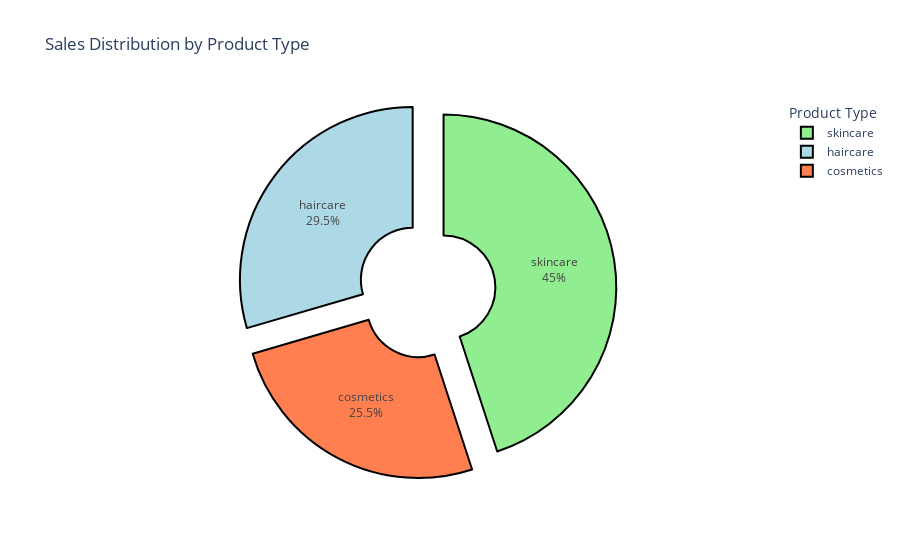
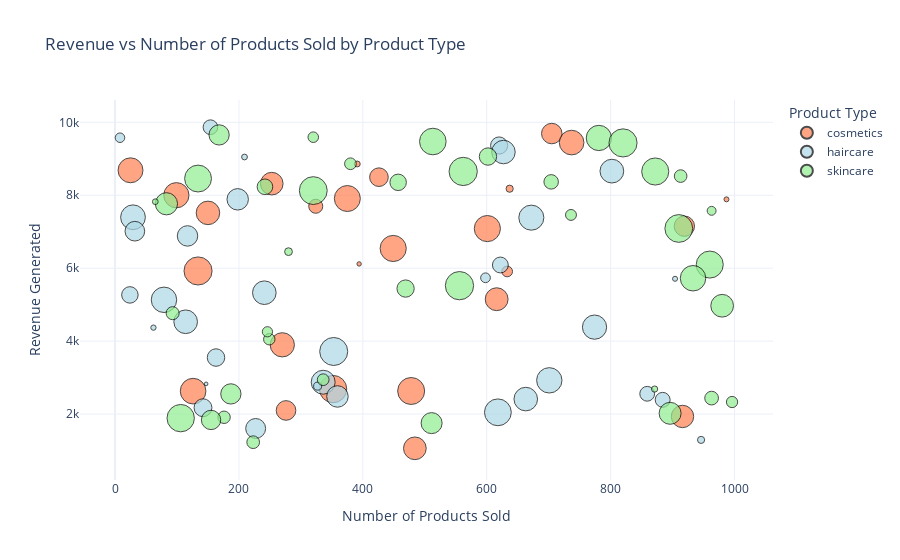
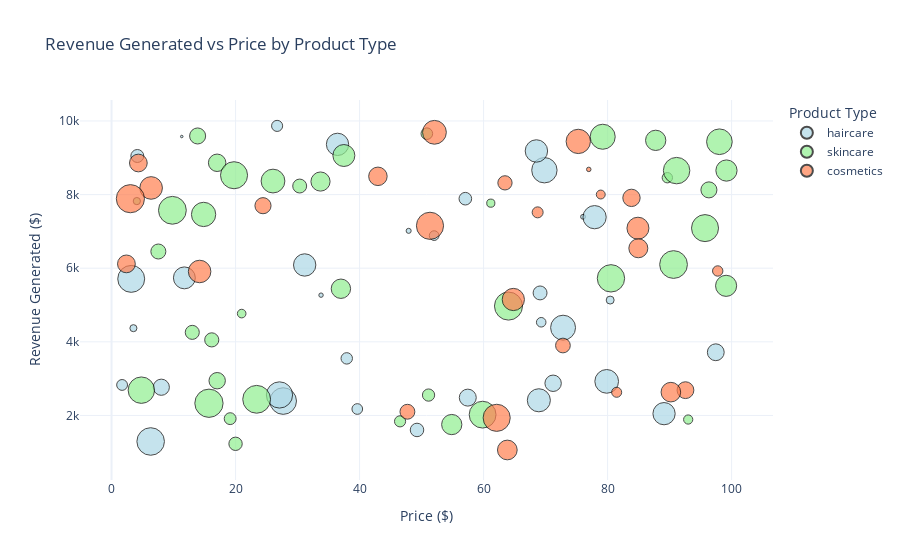

The notebook cell these images were saved under, in order:
### Markdown cell above
# Product Performance Analysis

### Code cell
# --- Product Performance Analysis ---
print("\n=== Product Performance Analysis ===")
product_summary = df.groupby(['Product_type', 'SKU']).agg({
    'Revenue_generated': 'sum',
    'Number_of_products_sold': 'sum',
    'Price': 'mean'
}).reset_index()
display(product_summary.head())  # Display the first few rows of the summary for verification

# Define consistent colors for Product_type
color_map = {
    'haircare': '#ADD8E6',   # Light Blue
    'skincare': '#90EE90',   # Light Green
    'cosmetics': '#FF7F50'   # Dark Orange
}

# Pie Chart: Sales by Product Type (Number of Products Sold)
sales_by_product_type = df.groupby('Product_type')['Number_of_products_sold'].sum().reset_index()
fig_sales_pie = px.pie(sales_by_product_type, 
                       values='Number_of_products_sold', 
                       names='Product_type', 
                       title='Sales Distribution by Product Type',
                       color='Product_type',  # Use Product_type for color mapping
                       color_discrete_map=color_map,  # Apply custom colors
                       hole=0.3)  # Donut style for visual appeal
fig_sales_pie.update_traces(textinfo='percent+label', 
                            pull=[0.1] * len(sales_by_product_type),  # Pull all slices slightly
                            marker=dict(line=dict(color='#000000', width=2)))  # Black borders
fig_sales_pie.update_layout(showlegend=True, 
                            legend_title_text='Product Type')
fig_sales_pie.show()

# Interactive Scatter Plot: Revenue vs Products Sold
fig_rev_prod = px.scatter(product_summary, x='Number_of_products_sold', y='Revenue_generated', 
                  color='Product_type', size='Price', hover_data=['SKU'],
                  title='Revenue vs Number of Products Sold by Product Type',
                  labels={'Number_of_products_sold': 'Number of Products Sold', 'Revenue_generated': 'Revenue Generated'},
                  color_discrete_map=color_map)  # Apply custom colors
fig_rev_prod.update_traces(marker=dict(line=dict(color='#000000', width=1)))  # Add borders
fig_rev_prod.update_layout(showlegend=True, 
                   legend_title_text='Product Type',
                   hovermode='closest')
fig_rev_prod.show()

# Visualization: Revenue Generated vs Price by Product Type
fig_revenue_price = px.scatter(df, x='Price', y='Revenue_generated', 
                               color='Product_type', size='Number_of_products_sold', hover_data=['SKU'],
                               title='Revenue Generated vs Price by Product Type',
                               labels={'Price': 'Price ($)', 'Revenue_generated': 'Revenue Generated ($)'},
                               color_discrete_map=color_map)  # Apply custom colors
fig_revenue_price.update_traces(marker=dict(line=dict(color='#000000', width=1)))
fig_revenue_price.update_layout(showlegend=True, 
                                legend_title_text='Product Type',
                                hovermode='closest')
fig_revenue_price.show()

### Figure 1 — Plotly figure (JSON) as saved in the notebook; plotly's stock layout.template omitted (floating-point values rounded to 4 significant figures)
{"data": [{"customdata": [["cosmetics"], ["haircare"], ["skincare"]], "domain": {"x": [0, 1], "y": [0, 1]}, "hole": 0.3, "hovertemplate": "Product_type=%{customdata[0]}<br>Number_of_products_sold=%{value}<extra></extra>", "labels": ["cosmetics", "haircare", "skincare"], "legendgroup": "", "marker": {"colors": ["#FF7F50", "#ADD8E6", "#90EE90"], "line": {"color": "#000000", "width": 2}}, "name": "", "pull": [0.1, 0.1, 0.1], "showlegend": true, "textinfo": "percent+label", "type": "pie", "values": [11757, 13611, 20731]}], "layout": {"legend": {"title": {"text": "Product Type"}, "tracegroupgap": 0}, "showlegend": true, "title": {"text": "Sales Distribution by Product Type"}}}

### Figure 2 — Plotly figure (JSON) as saved in the notebook; plotly's stock layout.template omitted (floating-point values rounded to 4 significant figures)
{"data": [{"customdata": [["SKU17"], ["SKU21"], ["SKU23"], ["SKU27"], ["SKU28"], ["SKU29"], ["SKU33"], ["SKU35"], ["SKU38"], ["SKU44"], ["SKU49"], ["SKU50"], ["SKU59"], ["SKU62"], ["SKU7"], ["SKU71"], ["SKU72"], ["SKU73"], ["SKU8"], ["SKU85"], ["SKU88"], ["SKU89"], ["SKU91"], ["SKU92"], ["SKU94"], ["SKU96"]], "hovertemplate": "Product_type=cosmetics<br>Number of Products Sold=%{x}<br>Revenue Generated=%{y}<br>Price=%{marker.size}<br>SKU=%{customdata[0]}<extra></extra>", "legendgroup": "cosmetics", "marker": {"color": "#FF7F50", "line": {"color": "#000000", "width": 1}, "size": [81.46, 84.89, 4.324, 92.56, 2.397, 63.45, 64.8, 84.96, 52.08, 51.36, 78.9, 14.2, 63.83, 72.8, 42.96, 6.382, 90.2, 83.85, 68.72, 76.96, 75.27, 97.76, 62.11, 47.71, 3.038, 24.42], "sizemode": "area", "sizeref": 0.2479, "symbol": "circle"}, "mode": "markers", "name": "cosmetics", "orientation": "v", "showlegend": true, "type": "scatter", "x": [126, 601, 391, 352, 394, 253, 616, 449, 705, 919, 99, 633, 484, 270, 426, 637, 478, 375, 150, 25, 737, 134, 916, 276, 987, 324], "xaxis": "x", "y": [2629.0, 7087.0, 8858.0, 2686.0, 6117.0, 8319.0, 5150.0, 6541.0, 9692.0, 7152.0, 8002.0, 5911.0, 1062.0, 3900.0, 8496.0, 8180.0, 2633.0, 7911.0, 7517.0, 8685.0, 9445.0, 5925.0, 1935.0, 2100.0, 7888.0, 7698.0], "yaxis": "y"}, {"customdata": [["SKU0"], ["SKU12"], ["SKU18"], ["SKU2"], ["SKU22"], ["SKU24"], ["SKU25"], ["SKU26"], ["SKU30"], ["SKU43"], ["SKU45"], ["SKU46"], ["SKU48"], ["SKU5"], ["SKU51"], ["SKU54"], ["SKU55"], ["SKU57"], ["SKU61"], ["SKU68"], ["SKU70"], ["SKU74"], ["SKU76"], ["SKU77"], ["SKU78"], ["SKU79"], ["SKU81"], ["SKU83"], ["SKU84"], ["SKU87"], ["SKU93"], ["SKU95"], ["SKU97"], ["SKU99"]], "hovertemplate": "Product_type=haircare<br>Number of Products Sold=%{x}<br>Revenue Generated=%{y}<br>Price=%{marker.size}<br>SKU=%{customdata[0]}<extra></extra>", "legendgroup": "haircare", "marker": {"color": "#ADD8E6", "line": {"color": "#000000", "width": 1}, "size": [69.81, 71.21, 36.44, 11.32, 27.68, 4.156, 39.63, 97.45, 8.023, 11.74, 33.78, 27.08, 76.04, 1.7, 26.7, 31.15, 79.86, 49.26, 52.03, 37.93, 47.91, 3.17, 69.11, 57.45, 6.307, 57.06, 72.82, 68.91, 89.1, 80.41, 69.29, 77.9, 3.526, 68.52], "sizemode": "area", "sizeref": 0.2479, "symbol": "circle"}, "mode": "markers", "name": "haircare", "orientation": "v", "showlegend": true, "type": "scatter", "x": [802, 336, 620, 8, 884, 209, 142, 353, 327, 598, 24, 859, 29, 147, 154, 622, 701, 227, 117, 163, 32, 904, 241, 359, 946, 198, 774, 663, 618, 79, 114, 672, 62, 627], "xaxis": "x", "y": [8662.0, 2874.0, 9365.0, 9578.0, 2391.0, 9049.0, 2175.0, 3716.0, 2766.0, 5737.0, 5268.0, 2557.0, 7397.0, 2828.0, 9866.0, 6088.0, 2926.0, 1606.0, 6886.0, 3550.0, 7015.0, 5710.0, 5328.0, 2484.0, 1292.0, 7889.0, 4384.0, 2412.0, 2048.0, 5134.0, 4531.0, 7386.0, 4371.0, 9185.0], "yaxis": "y"}, {"customdata": [["SKU1"], ["SKU10"], ["SKU11"], ["SKU13"], ["SKU14"], ["SKU15"], ["SKU16"], ["SKU19"], ["SKU20"], ["SKU3"], ["SKU31"], ["SKU32"], ["SKU34"], ["SKU36"], ["SKU37"], ["SKU39"], ["SKU4"], ["SKU40"], ["SKU41"], ["SKU42"], ["SKU47"], ["SKU52"], ["SKU53"], ["SKU56"], ["SKU58"], ["SKU6"], ["SKU60"], ["SKU63"], ["SKU64"], ["SKU65"], ["SKU66"], ["SKU67"], ["SKU69"], ["SKU75"], ["SKU80"], ["SKU82"], ["SKU86"], ["SKU9"], ["SKU90"], ["SKU98"]], "hovertemplate": "Product_type=skincare<br>Number of Products Sold=%{x}<br>Revenue Generated=%{y}<br>Price=%{marker.size}<br>SKU=%{customdata[0]}<extra></extra>", "legendgroup": "skincare", "marker": {"color": "#90EE90", "line": {"color": "#000000", "width": 1}, "size": [14.84, 15.71, 90.64, 16.16, 99.17, 36.99, 7.547, 51.12, 96.34, 61.16, 50.85, 79.21, 37.47, 9.813, 23.4, 19.13, 4.805, 80.54, 99.11, 46.53, 95.71, 98.03, 30.34, 20.99, 59.84, 4.078, 17.03, 13.02, 89.63, 33.7, 26.03, 87.76, 54.87, 93.0, 91.13, 17.03, 20.0, 64.02, 13.88, 19.75], "sizemode": "area", "sizeref": 0.2479, "symbol": "circle"}, "mode": "markers", "name": "skincare", "orientation": "v", "showlegend": true, "type": "scatter", "x": [736, 996, 960, 249, 562, 469, 280, 187, 320, 83, 168, 781, 602, 963, 963, 176, 871, 933, 556, 155, 910, 820, 242, 93, 896, 65, 380, 246, 134, 457, 704, 513, 511, 106, 872, 336, 223, 980, 320, 913], "xaxis": "x", "y": [7461.0, 2331.0, 6100.0, 4053.0, 8654.0, 5442.0, 6454.0, 2553.0, 8128.0, 7767.0, 9655.0, 9572.0, 9062.0, 7573.0, 2438.0, 1912.0, 2687.0, 5725.0, 5521.0, 1840.0, 7089.0, 9436.0, 8232.0, 4767.0, 2021.0, 7823.0, 8864.0, 4257.0, 8459.0, 8355.0, 8368.0, 9474.0, 1752.0, 1889.0, 8652.0, 2943.0, 1230.0, 4971.0, 9593.0, 8526.0], "yaxis": "y"}], "layout": {"hovermode": "closest", "legend": {"itemsizing": "constant", "title": {"text": "Product Type"}, "tracegroupgap": 0}, "showlegend": true, "title": {"text": "Revenue vs Number of Products Sold by Product Type"}, "xaxis": {"anchor": "y", "domain": [0, 1], "title": {"text": "Number of Products Sold"}}, "yaxis": {"anchor": "x", "domain": [0, 1], "title": {"text": "Revenue Generated"}}}}

### Figure 3 — Plotly figure (JSON) as saved in the notebook; plotly's stock layout.template omitted (floating-point values rounded to 4 significant figures)
{"data": [{"customdata": [["SKU0"], ["SKU2"], ["SKU5"], ["SKU12"], ["SKU18"], ["SKU22"], ["SKU24"], ["SKU25"], ["SKU26"], ["SKU30"], ["SKU43"], ["SKU45"], ["SKU46"], ["SKU48"], ["SKU51"], ["SKU54"], ["SKU55"], ["SKU57"], ["SKU61"], ["SKU68"], ["SKU70"], ["SKU74"], ["SKU76"], ["SKU77"], ["SKU78"], ["SKU79"], ["SKU81"], ["SKU83"], ["SKU84"], ["SKU87"], ["SKU93"], ["SKU95"], ["SKU97"], ["SKU99"]], "hovertemplate": "Product_type=haircare<br>Price ($)=%{x}<br>Revenue Generated ($)=%{y}<br>Number_of_products_sold=%{marker.size}<br>SKU=%{customdata[0]}<extra></extra>", "legendgroup": "haircare", "marker": {"color": "#ADD8E6", "line": {"color": "#000000", "width": 1}, "size": [802, 8, 147, 336, 620, 884, 209, 142, 353, 327, 598, 24, 859, 29, 154, 622, 701, 227, 117, 163, 32, 904, 241, 359, 946, 198, 774, 663, 618, 79, 114, 672, 62, 627], "sizemode": "area", "sizeref": 2.49, "symbol": "circle"}, "mode": "markers", "name": "haircare", "orientation": "v", "showlegend": true, "type": "scatter", "x": [69.81, 11.32, 1.7, 71.21, 36.44, 27.68, 4.156, 39.63, 97.45, 8.023, 11.74, 33.78, 27.08, 76.04, 26.7, 31.15, 79.86, 49.26, 52.03, 37.93, 47.91, 3.17, 69.11, 57.45, 6.307, 57.06, 72.82, 68.91, 89.1, 80.41, 69.29, 77.9, 3.526, 68.52], "xaxis": "x", "y": [8662.0, 9578.0, 2828.0, 2874.0, 9365.0, 2391.0, 9049.0, 2175.0, 3716.0, 2766.0, 5737.0, 5268.0, 2557.0, 7397.0, 9866.0, 6088.0, 2926.0, 1606.0, 6886.0, 3550.0, 7015.0, 5710.0, 5328.0, 2484.0, 1292.0, 7889.0, 4384.0, 2412.0, 2048.0, 5134.0, 4531.0, 7386.0, 4371.0, 9185.0], "yaxis": "y"}, {"customdata": [["SKU1"], ["SKU3"], ["SKU4"], ["SKU6"], ["SKU9"], ["SKU10"], ["SKU11"], ["SKU13"], ["SKU14"], ["SKU15"], ["SKU16"], ["SKU19"], ["SKU20"], ["SKU31"], ["SKU32"], ["SKU34"], ["SKU36"], ["SKU37"], ["SKU39"], ["SKU40"], ["SKU41"], ["SKU42"], ["SKU47"], ["SKU52"], ["SKU53"], ["SKU56"], ["SKU58"], ["SKU60"], ["SKU63"], ["SKU64"], ["SKU65"], ["SKU66"], ["SKU67"], ["SKU69"], ["SKU75"], ["SKU80"], ["SKU82"], ["SKU86"], ["SKU90"], ["SKU98"]], "hovertemplate": "Product_type=skincare<br>Price ($)=%{x}<br>Revenue Generated ($)=%{y}<br>Number_of_products_sold=%{marker.size}<br>SKU=%{customdata[0]}<extra></extra>", "legendgroup": "skincare", "marker": {"color": "#90EE90", "line": {"color": "#000000", "width": 1}, "size": [736, 83, 871, 65, 980, 996, 960, 249, 562, 469, 280, 187, 320, 168, 781, 602, 963, 963, 176, 933, 556, 155, 910, 820, 242, 93, 896, 380, 246, 134, 457, 704, 513, 511, 106, 872, 336, 223, 320, 913], "sizemode": "area", "sizeref": 2.49, "symbol": "circle"}, "mode": "markers", "name": "skincare", "orientation": "v", "showlegend": true, "type": "scatter", "x": [14.84, 61.16, 4.805, 4.078, 64.02, 15.71, 90.64, 16.16, 99.17, 36.99, 7.547, 51.12, 96.34, 50.85, 79.21, 37.47, 9.813, 23.4, 19.13, 80.54, 99.11, 46.53, 95.71, 98.03, 30.34, 20.99, 59.84, 17.03, 13.02, 89.63, 33.7, 26.03, 87.76, 54.87, 93.0, 91.13, 17.03, 20.0, 13.88, 19.75], "xaxis": "x", "y": [7461.0, 7767.0, 2687.0, 7823.0, 4971.0, 2331.0, 6100.0, 4053.0, 8654.0, 5442.0, 6454.0, 2553.0, 8128.0, 9655.0, 9572.0, 9062.0, 7573.0, 2438.0, 1912.0, 5725.0, 5521.0, 1840.0, 7089.0, 9436.0, 8232.0, 4767.0, 2021.0, 8864.0, 4257.0, 8459.0, 8355.0, 8368.0, 9474.0, 1752.0, 1889.0, 8652.0, 2943.0, 1230.0, 9593.0, 8526.0], "yaxis": "y"}, {"customdata": [["SKU7"], ["SKU8"], ["SKU17"], ["SKU21"], ["SKU23"], ["SKU27"], ["SKU28"], ["SKU29"], ["SKU33"], ["SKU35"], ["SKU38"], ["SKU44"], ["SKU49"], ["SKU50"], ["SKU59"], ["SKU62"], ["SKU71"], ["SKU72"], ["SKU73"], ["SKU85"], ["SKU88"], ["SKU89"], ["SKU91"], ["SKU92"], ["SKU94"], ["SKU96"]], "hovertemplate": "Product_type=cosmetics<br>Price ($)=%{x}<br>Revenue Generated ($)=%{y}<br>Number_of_products_sold=%{marker.size}<br>SKU=%{customdata[0]}<extra></extra>", "legendgroup": "cosmetics", "marker": {"color": "#FF7F50", "line": {"color": "#000000", "width": 1}, "size": [426, 150, 126, 601, 391, 352, 394, 253, 616, 449, 705, 919, 99, 633, 484, 270, 637, 478, 375, 25, 737, 134, 916, 276, 987, 324], "sizemode": "area", "sizeref": 2.49, "symbol": "circle"}, "mode": "markers", "name": "cosmetics", "orientation": "v", "showlegend": true, "type": "scatter", "x": [42.96, 68.72, 81.46, 84.89, 4.324, 92.56, 2.397, 63.45, 64.8, 84.96, 52.08, 51.36, 78.9, 14.2, 63.83, 72.8, 6.382, 90.2, 83.85, 76.96, 75.27, 97.76, 62.11, 47.71, 3.038, 24.42], "xaxis": "x", "y": [8496.0, 7517.0, 2629.0, 7087.0, 8858.0, 2686.0, 6117.0, 8319.0, 5150.0, 6541.0, 9692.0, 7152.0, 8002.0, 5911.0, 1062.0, 3900.0, 8180.0, 2633.0, 7911.0, 8685.0, 9445.0, 5925.0, 1935.0, 2100.0, 7888.0, 7698.0], "yaxis": "y"}], "layout": {"hovermode": "closest", "legend": {"itemsizing": "constant", "title": {"text": "Product Type"}, "tracegroupgap": 0}, "showlegend": true, "title": {"text": "Revenue Generated vs Price by Product Type"}, "xaxis": {"anchor": "y", "domain": [0, 1], "title": {"text": "Price ($)"}}, "yaxis": {"anchor": "x", "domain": [0, 1], "title": {"text": "Revenue Generated ($)"}}}}
